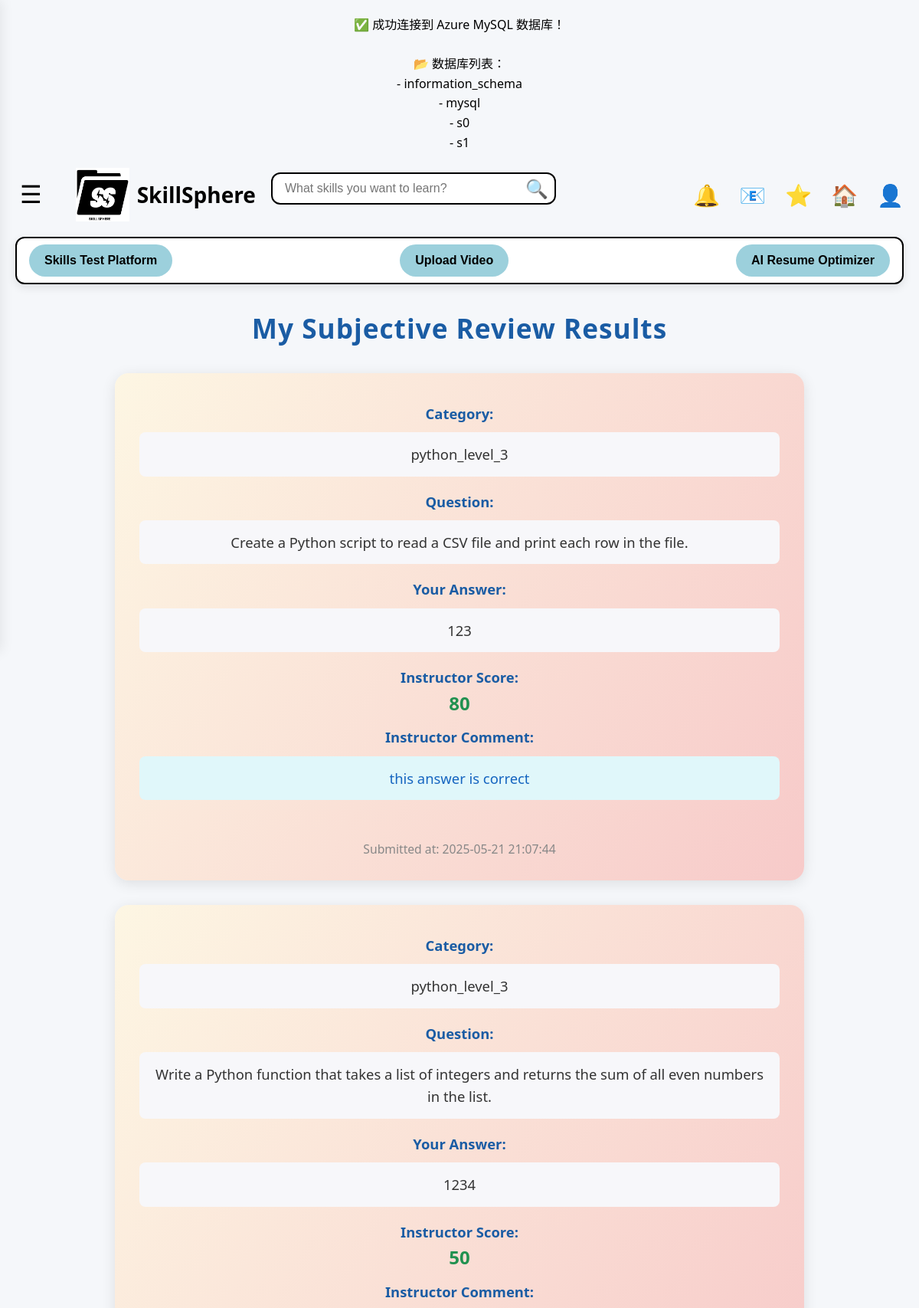
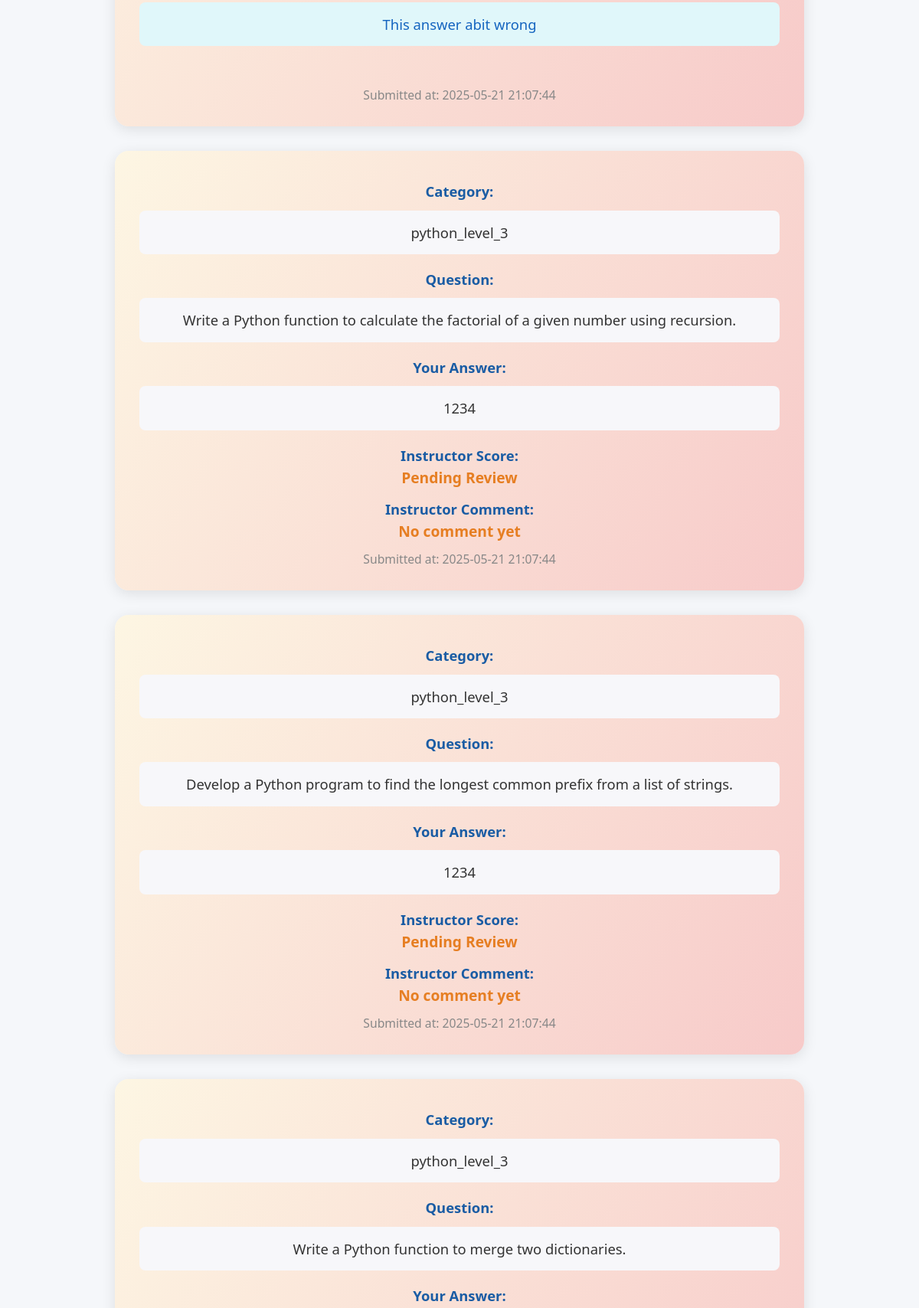
Screenshot of /templates/my_subjective_reviews.php (signed in, upper part) with the database file from the repository (2 pictures, top to bottom).
### tables this page shows
CREATE TABLE `subjective_submissions` (
  `id` int(11) NOT NULL,
  `user_id` int(11) DEFAULT NULL,
  `skill_category` varchar(255) DEFAULT NULL,
  `question_text` text DEFAULT NULL,
  `user_answer` text DEFAULT NULL,
  `submitted_at` datetime DEFAULT current_timestamp(),
  `instructor_score` int(11) DEFAULT NULL,
  `instructor_comment` text DEFAULT NULL
);

### templates/my_subjective_reviews.php (the view, shortened to what this page needs)
<?php
require_once 'db.php';
$user_id = $_SESSION['user_id'];
$stmt = $pdo->prepare("SELECT * FROM subjective_submissions WHERE user_id = ? ORDER BY submitted_at DESC");
$stmt->execute([$user_id]);
$submissions = $stmt->fetchAll(PDO::FETCH_ASSOC);
?>
<!DOCTYPE html>
<html lang="en">
<head>
    <?php include 'nav.php'; ?>
</head>
<body>
    <h2>My Subjective Review Results</h2>
    <div class="reviews-container">
    <?php foreach ($submissions as $sub): ?>
        <div class="submission">
            <div class="label">Category:</div> <div class="answer"> <?= htmlspecialchars($sub['skill_category']) ?> </div>
            <div class="label">Question:</div> <div class="answer"> <?= nl2br(htmlspecialchars($sub['question_text'])) ?> </div>
            <div class="label">Your Answer:</div> <div class="answer"> <?= htmlspecialchars($sub['user_answer']) ?> </div>
            <div class="label">Instructor Score:</div>
            <?php if ($sub['instructor_score'] !== null): ?>
                <span class="score"> <?= htmlspecialchars($sub['instructor_score']) ?> </span>
            <?php else: ?>
                <span class="pending"> Pending Review </span>
            <?php endif; ?><br>
            <div class="label">Instructor Comment:</div>
            <?php if ($sub['instructor_comment'] !== null && $sub['instructor_comment'] !== ''): ?>
                <div class="comment"> <?= nl2br(htmlspecialchars($sub['instructor_comment'])) ?> </div>
            <?php else: ?>
                <span class="pending"> No comment yet </span>
            <?php endif; ?><br>
            <div class="meta">Submitted at: <?= htmlspecialchars($sub['submitted_at']) ?></div>
        </div>
    <?php endforeach; ?>
    </div>
</body>
</html>

### templates/style.css (style rules this page uses)
body { font-family: Arial, sans-serif; margin: 0; padding: 0; text-align: center; background-color: white; }

### templates/nav.php (style rules this page uses)
body { font-family: 'Segoe UI', Arial, sans-serif; padding: 20px; }
h2 { text-align: center; margin-bottom: 30px; color: #1a5ca4; font-size: 2.2em; letter-spacing: 1px; }
body { font-family: 'Segoe UI', Tahoma, Geneva, Verdana, sans-serif; line-height: 1.6; background-color: #f5f7fa; margin: 0; padding: 20px; }

### templates/my_subjective_reviews.php (style rules this page uses)
body { font-family: 'Segoe UI', Arial, sans-serif; padding: 20px; }
h2 { text-align: center; margin-bottom: 30px; color: #1a5ca4; font-size: 2.2em; letter-spacing: 1px; }
.reviews-container { max-width: 900px; margin: 0 auto; }
.submission { background: linear-gradient(120deg, #fdf6e3 0%, #f7cac9 100%); border-radius: 18px; box-shadow: 0 4px 18px rgba(0,0,0,0.10); margin-bottom: 32px; padding: 28px 32px; transition: box-shadow 0.2s, transform 0.2s; word-break: break-word; }
.label { color: #1a5ca4; font-weight: bold; font-size: 1.15em; margin-top: 10px; }
.score { color: #219150; font-weight: bold; font-size: 1.5em; }
.pending { color: #e67e22; font-weight: bold; font-size: 1.2em; }
.answer, .comment { background: #f7f7fa; border-radius: 8px; padding: 14px 16px; margin: 10px 0 18px 0; font-size: 1.15em; color: #333; line-height: 1.6; word-break: break-word; }
.comment { background: #e0f7fa; color: #1565c0; }
.meta { font-size: 0.98em; color: #888; margin-top: 8px; }

### rows the page displays
subjective_submissions: skill_category "python_level_3", question_text "Create a Python script to read a CSV file and print each row in the file.", user_answer "123", instructor_score "80", instructor_comment "this answer is correct", submitted_at "2025-05-21 21:07:44"
subjective_submissions: skill_category "python_level_3", question_text "Write a Python function that takes a list of integers and returns the sum of all even numbers in the list.", user_answer "1234", instructor_score "50", instructor_comment "This answer abit wrong", submitted_at "2025-05-21 21:07:44"
subjective_submissions: skill_category "python_level_3", question_text "Write a Python function to calculate the factorial of a given number using recursion.", user_answer "1234", shows "Pending Review", shows "No comment yet", submitted_at "2025-05-21 21:07:44"
subjective_submissions: skill_category "python_level_3", question_text "Develop a Python program to find the longest common prefix from a list of strings.", user_answer "1234", shows "Pending Review", shows "No comment yet", submitted_at "2025-05-21 21:07:44"
subjective_submissions: skill_category "python_level_3", question_text "Write a Python function to merge two dictionaries."

### other values shown
$row['Database'] "information_schema"
$row['Database'] "mysql"
$row['Database'] "s0"
$row['Database'] "s1"
